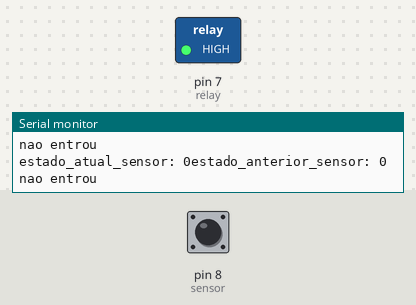
A sketch run on a simulated Arduino Uno, built with avr-gcc and run on an emulated ATmega328P. On the bench: switched loads named in the sketch (green lamp = pin HIGH), the last lines printed to the serial monitor. Inputs (shaded band) come from the test bench; at power-on: pin 8 (sensor) LOW.

Above: at 1.2 s.
1.3 s: pin 8 (sensor) driven HIGH
At 1.8 s:
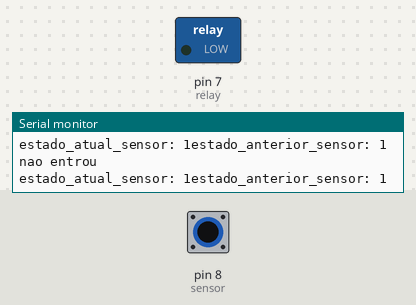
2.8 s: pin 8 (sensor) pulsed LOW 5 times (0.12 s each, 0.3 s apart)
At 5.3 s:
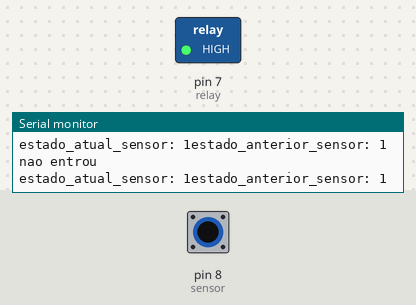
7.3 s: pin 8 (sensor) pulsed LOW 5 times (0.12 s each, 0.3 s apart)
At 8.5 s:
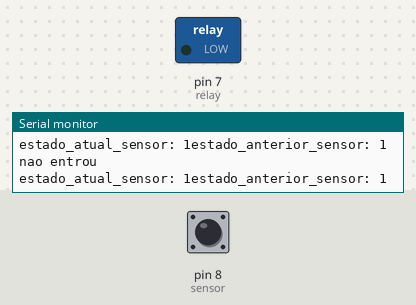
Timing chart, 0 to 10.3 s (numbered marks = the images above; inputs shaded):
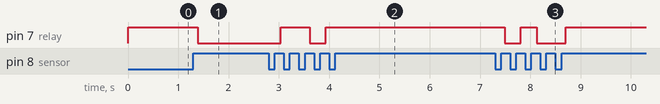

The sketch:

palmas.ino
```cpp
// Código acender e apagar led com palmas
//Autor: Pedro Lins

#define relay 7 //define o pino do relay
#define sensor 8 //define o pino digital onde está conectada a sáda digital do microfone.
bool estado_atual_sensor = LOW;//aplicando uma váriavel booleana para controle da condição de leitura definindo qual estado do microfone no momento
bool estado_anterior_sensor = LOW;//aplicando uma váriavel booleana para controle da condição de leitura
bool estado_relay = HIGH;// variável que gurada o estado do relay

void setup() {
  pinMode(relay,OUTPUT);// define o pino do relay como saída, justamente para o envio do sinal
  pinMode(sensor,INPUT);// define o pino digital como INPUT para leitura dos dados
  Serial.begin(9600);// inicializa a serial em 9600 bits
  digitalWrite(relay,HIGH);// inicializa o relay desligado
}

void loop() {
  estado_atual_sensor = digitalRead(sensor); // envia para variável o estado do sensor se está em high ou low
  Serial.print("estado_atual_sensor: "+String(estado_atual_sensor)); // realiza o print na serial do estado do sensor lido no momento
  Serial.println("estado_anterior_sensor: "+String(estado_anterior_sensor));//realiza o print na serial do estado anterior do sensor
  if((estado_atual_sensor == HIGH)&&(estado_anterior_sensor == LOW)) {// Condicional que se verdadeira realiza a troca da variável booleana estado_relay
    estado_relay = !estado_relay;// troca do estado do relay para true ou para false dependendo do estado que estava anteriormente
    Serial.println("entrouu");// print na serial que entrou na condicional
    digitalWrite(relay,estado_relay);//comando que aciona ou desaciona o relay e conseguentemente o led ou lâmpada conectado ao mesmo
    delay(200);//delay de 200 ms para o som de uma palma não ser detectado mais de uma vez
  }else{
    Serial.println("nao entrou");//realiza o print na serial caso não tenha entrado na condicional a cima
  }
  estado_anterior_sensor = estado_atual_sensor; //momento em que a variável estado_anterior_sensor recebe seu valor  antes de entrar no próximo loop
}
```

Measured:
- after the input at 1.3 s, pin 7 (relay): HIGH → LOW after 0.09 s
- after the input at 2.8 s, pin 7 (relay): LOW → HIGH after 0.24 s, → LOW 0.57 s later, → HIGH 0.32 s later
- after the input at 7.3 s, pin 7 (relay): HIGH → LOW after 0.19 s, → HIGH 0.32 s later, → LOW 0.32 s later, → HIGH 0.57 s later
